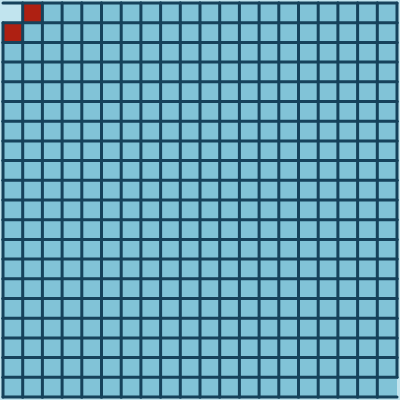
Frame 1 (no input)
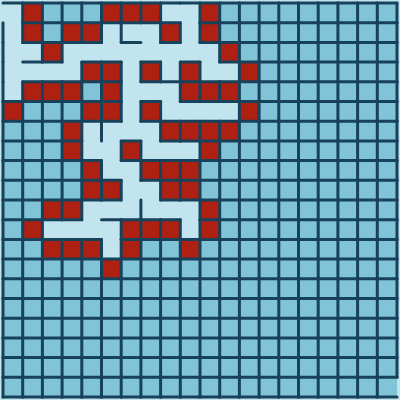
Frame 60 (no input)
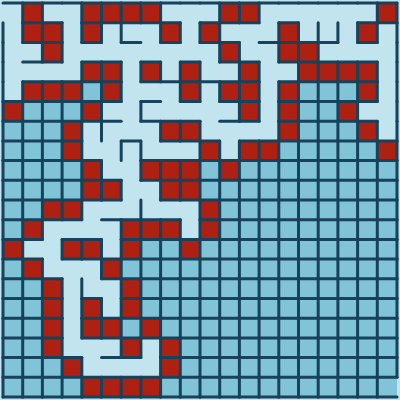
Frame 120 (the mouse pressed at the canvas centre since frame 60)

The p5.js sketch that drew these frames (run headless with seeded random() and noise() and a simulated clock; from frame 60 on, the mouse is pressed at the canvas centre):

// p5.js sketch
// ── sketch.js
const mazeRows = 20;
const mazeCols = 20;

const margin = 3;
const twoMargin = margin * 2;
let squareWidth;
let squareHeight;

let seenSquares = new PriorityQueue();

let topWalls = twoDArray(mazeRows + 1, mazeCols, true);
let leftWalls = twoDArray(mazeRows, mazeCols + 1, true);
let rooms = twoDArray(mazeRows, mazeCols, 0); // 0 = enclosed, 1 = enclosed but adjacent to an open room, 2 = a wall is open (this room is now fixed)

let generating = true;

function setup() {
  createCanvas(400, 400);

  squareWidth = (width - twoMargin) / mazeCols;
  squareHeight = (height - twoMargin) / mazeRows;

  // Initial conditions ================
  // The top left is locked in place
  rooms[0][0] = 2;

  // Around the top left we can explore
  rooms[0][1] = 1;
  seenSquares.push(floor(random(1000)), [0, 1]);
  rooms[1][0] = 1;
  seenSquares.push(floor(random(1000)), [1, 0]);

  // The start/end of the maze should be open
  destroyWall(0, 0, "left");
  destroyWall(mazeRows - 1, mazeCols - 1, "right");
  //frameRate(999999);
}

function draw() {
  if (generating) {
    background(color("#C1E4EE"));
  } else {
    if (mouseIsPressed) {
      stroke(color("#F26419"));
      strokeWeight(4);
      line(mouseX, mouseY, pmouseX, pmouseY);
    }
  }

  // Display the walls of the maze
  for (let row = 0; row <= mazeRows; row++) {
    for (let col = 0; col <= mazeCols; col++) {
      if (col != mazeCols && row != mazeRows) {
        if (rooms[row][col] != 2) {
          noStroke();
          if (rooms[row][col] == 0) fill(color("#81C3D7"));
          if (rooms[row][col] == 1) fill(color("#AE2012"));
          rect(
            map(col, 0, mazeCols, margin, width - margin),
            map(row, 0, mazeRows, margin, height - margin),
            squareWidth,
            squareHeight
          );
        }
      }

      stroke(color("#16425B"));
      strokeWeight(generating ? 3 : 1);
      // Top wall
      if (col != mazeCols && topWalls[row][col]) {
        let leftX = map(col, 0, mazeCols, margin, width - margin);
        let rightX = leftX + squareWidth;
        let y = map(row, 0, mazeRows, margin, height - margin);
        line(leftX, y, rightX, y);
      }
      if (row != mazeRows && leftWalls[row][col]) {
        let x = map(col, 0, mazeCols, margin, width - margin);
        let topY = map(row, 0, mazeRows, margin, height - margin);
        let bottomY = topY + squareHeight;
        line(x, topY, x, bottomY);
      }
    }
  }

  if (generating) {
    // maze generating algorithm
    if (seenSquares.length != 0) {
      let currentSq = seenSquares.pop();
      let currentRow = currentSq[0];
      let currentCol = currentSq[1];

      let options = [];
      udlr(currentRow, currentCol, (row, col, direction) => {
        if ((rooms[row] ?? [])[col] == 2) {
          options.push(direction);
        }
      });

      let choice = options[floor(random(0, options.length))];
      destroyWall(currentRow, currentCol, choice);

      rooms[currentRow][currentCol] = 2; // lock this room from editing

      udlr(currentRow, currentCol, (row, col, direction) => {
        if ((rooms[row] ?? [])[col] == 0) {
          seenSquares.push(floor(random(1000)), [row, col]);
          rooms[row][col] = 1;
        }
      });
    } else {
      generating = false;
      console.log(
        `Took ${frameCount} frames to generate maze, there are ${
          mazeRows * mazeCols
        } squares in this maze.`
      );
    }
  }
}

function destroyWall(row, col, direction) {
  switch (direction) {
    case "up": {
      topWalls[row][col] = false;
      break;
    }
    case "down": {
      topWalls[row + 1][col] = false;
      break;
    }
    case "left": {
      leftWalls[row][col] = false;
      break;
    }
    case "right": {
      leftWalls[row][col + 1] = false;
      break;
    }
    default: {
      throw new Error("Direction must be up/down/left/right");
    }
  }
}

function udlr(row, col, toExecute) {
  toExecute(row - 1, col, "up");
  toExecute(row + 1, col, "down");
  toExecute(row, col - 1, "left");
  toExecute(row, col + 1, "right");
}

function twoDArray(rows, cols, fillWith = undefined) {
  return Array.from({ length: rows }, () =>
    Array.from({ length: cols }, () => fillWith)
  );
}

function keyPressed() {
  if (key == " ") {
    redrawMaze();
  }
}

function redrawMaze() {
  // re-renders the maze if it has finished generating, effectively clearing the screen
  generating = true;
}

// ── priority_queue.js
class PriorityQueue {
  constructor() {
    // min binary heap
    this.heap = [Math.MIN_SAFE_INTEGER];
    this.values = [undefined];
    this.length = 0;
  }

  internal_swap(a, b) {
    const priorityA = this.heap[a];
    const valueA = this.values[a];
    this.heap[a] = this.heap[b];
    this.values[a] = this.values[b];
    this.heap[b] = priorityA;
    this.values[b] = valueA;
  }

  // Recursive functions that reorder a branch
  internal_shakeout_down(index) {
    const leftChild = index * 2;
    const rightChild = leftChild + 1;
    const lesserChild =
      this.heap[leftChild] < this.heap[rightChild] ? leftChild : rightChild;
    if (this.heap[index] > this.heap[lesserChild]) {
      this.internal_swap(lesserChild, index);
      this.internal_shakeout_down(lesserChild);
    }
  }

  internal_shakeout_up(index) {
    const parent = Math.floor(index / 2);
    if (this.heap[parent] > this.heap[index]) {
      this.internal_swap(index, parent);
      this.internal_shakeout_up(parent);
    }
  }

  push(priority, item) {
    // // for O(n)
    // this.heap.push(item);
    // this.length++;
    // return;
    if (!Number.isInteger(priority)) {
      throw new Error("Priority must be integer");
    }
    let index = this.heap.length;
    this.heap.push(priority);
    this.values.push(item);
    this.internal_shakeout_up(index);
    this.length++;
  }

  pop() {
    // // for O(n)
    // this.length--;
    // return this.heap.pop();
    // return;
    if (this.heap.length == 1)
      throw new Error("Cannot pop, the queue is empty");
    const popped = this.values[1];
    this.internal_swap(1, this.heap.length - 1);
    this.heap.pop();
    this.values.pop();
    this.internal_shakeout_down(1);
    this.length--;
    return popped;
  }
}
